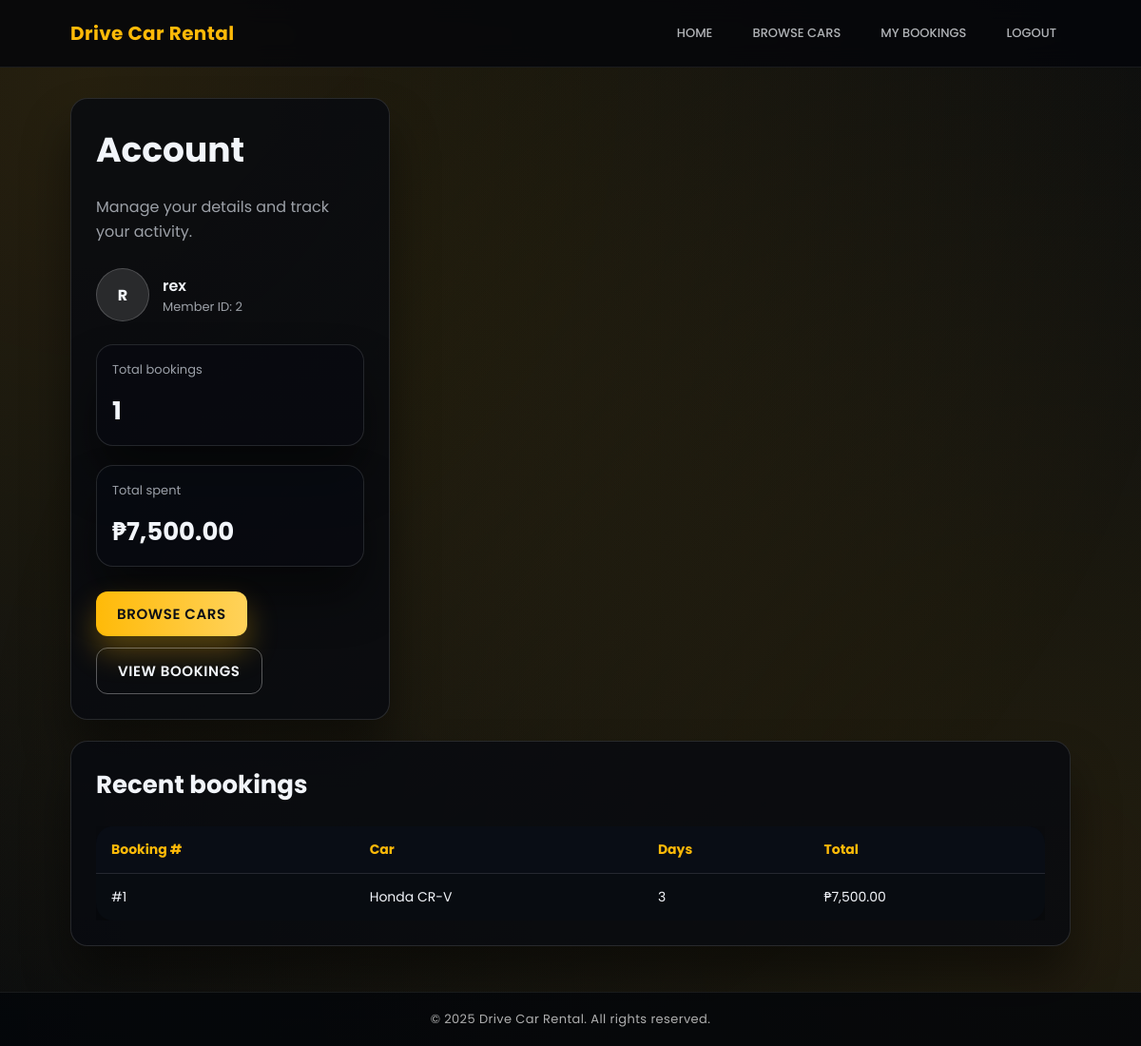
Page /profile (signed in) on the earlier database version.
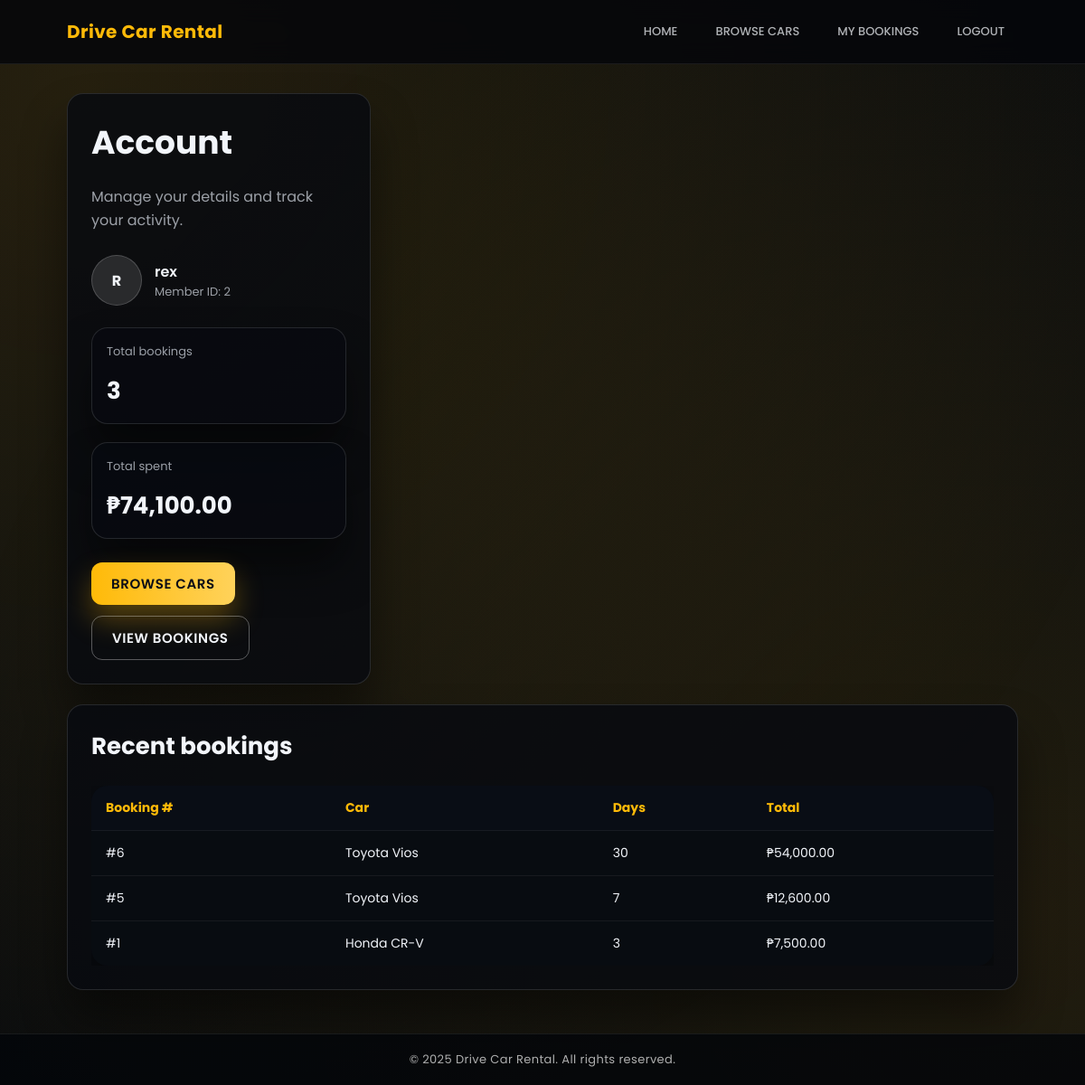
Same page on the later database version.
### tables this page shows
CREATE TABLE bookings(
            id INTEGER PRIMARY KEY AUTOINCREMENT,
            user_id INTEGER,
            car_id INTEGER,
            days INTEGER,
            total_price REAL,
            FOREIGN KEY (user_id) REFERENCES users(id),
            FOREIGN KEY (car_id) REFERENCES cars(id)
        );

CREATE TABLE cars(
            id INTEGER PRIMARY KEY AUTOINCREMENT,
            name TEXT NOT NULL,
            car_type TEXT NOT NULL,
            price_per_day REAL NOT NULL,
            image_url TEXT
        );

### app.py (the view)
@app.route("/profile")
@login_required
def user_profile():
    conn = get_db()
    cursor = conn.cursor()
    cursor.execute("SELECT id, username, is_admin FROM users WHERE id = ?", (session["user_id"],))
    user = cursor.fetchone()
    cursor.execute("SELECT COUNT(*) FROM bookings WHERE user_id = ?", (session["user_id"],))
    booking_count = cursor.fetchone()[0]
    cursor.execute("SELECT IFNULL(SUM(total_price), 0) FROM bookings WHERE user_id = ?", (session["user_id"],))
    total_spent = cursor.fetchone()[0] or 0
    cursor.execute(
        """
        SELECT b.id, c.name AS car_name, b.days, b.total_price
        FROM bookings b JOIN cars c ON b.car_id = c.id
        WHERE b.user_id = ? ORDER BY b.id DESC LIMIT 5
        """,
        (session["user_id"],),
    )
    recent = cursor.fetchall()
    conn.close()
    stats = {"booking_count": booking_count, "total_spent": total_spent}
    return render_template("user_profile.html", user=user, stats=stats, recent=recent)

### app.py (called while the page is built)
def get_db():
    conn = sqlite3.connect("car_rental.db", timeout=10, check_same_thread=False)
    conn.row_factory = sqlite3.Row
    return conn

def login_required(view):
    @wraps(view)
    def wrapped(*args, **kwargs):
        if "user_id" not in session:
            flash("Please log in to continue.", "info")
            return redirect(url_for("login"))
        return view(*args, **kwargs)
    return wrapped

@app.context_processor
def inject_user_state():
    return {
        "is_authenticated": "user_id" in session,
        "is_admin": session.get("is_admin", False),
        "current_username": session.get("username"),
        "current_year": datetime.utcnow().year,
    }

### templates/user_profile.html (shortened to what this page needs)
{% extends "base.html" %}
{% block content %}
<div style="display: grid; grid-template-columns: repeat(auto-fit, minmax(260px, 1fr)); gap: 22px;">
  <section class="card">
    <h1 style="margin: 0 0 6px;">Account</h1>
    <p style="margin: 0 0 12px;">Manage your details and track your activity.</p>
    <div style="display:flex; gap:14px; align-items:center;">
      <div style="width:56px;height:56px;border-radius:50%;background:rgba(255,255,255,.12);display:flex;align-items:center;justify-content:center;border:1px solid rgba(255,255,255,.18); font-weight:700;">
        {{ user['username'][0:1] | upper }}
      </div>
      <div>
        <div style="font-weight:600;">{{ user['username'] }}</div>
        <div style="font-size:13px; color: var(--text-muted);">Member ID: {{ user['id'] }}</div>
      </div>
    </div>
    <div class="grid" style="grid-template-columns: repeat(auto-fit, minmax(160px,1fr)); margin-top: 10px;">
      <article class="card" style="padding:16px;">
        <div style="font-size:13px; color: var(--text-muted);">Total bookings</div>
        <div style="font-size:26px; font-weight:700;">{{ stats.booking_count }}</div>
      </article>
      <article class="card" style="padding:16px;">
        <div style="font-size:13px; color: var(--text-muted);">Total spent</div>
        <div style="font-size:26px; font-weight:700;">₱{{ '{:,.2f}'.format(stats.total_spent) }}</div>
      </article>
    </div>
    <div class="form-actions" style="margin-top: 12px;">
      <a class="btn" href="{{ url_for('gallery') }}">Browse cars</a>
      <a class="btn secondary" href="{{ url_for('history') }}">View bookings</a>
    </div>
  </section>
  <section class="card" style="grid-column: 1/-1;">
    <h2 style="margin:0 0 10px;">Recent bookings</h2>
    {% if recent %}
      <div style="overflow-x:auto;">
        <table>
          <thead>
          <tr>
            <th scope="col">Booking #</th>
            <th scope="col">Car</th>
            <th scope="col">Days</th>
            <th scope="col">Total</th>
          </tr>
          </thead>
          <tbody>
          {% for row in recent %}
            <tr>
              <td>#{{ row['id'] }}</td>
              <td>{{ row['car_name'] }}</td>
              <td>{{ row['days'] }}</td>
              <td>₱{{ '{:,.2f}'.format(row['total_price']) }}</td>
            </tr>
          {% endfor %}
          </tbody>
        </table>
      </div>
    {% else %}
      <div class="empty-state">
        <h3>No recent activity</h3>
        <p>Start a reservation to see it here.</p>
      </div>
    {% endif %}
  </section>
</div>
{% endblock %}

Differences in the rows shown:
added bookings: id "6", car_name "Toyota Vios", days "30", total_price "54,000.00"
added bookings: id "5", car_name "Toyota Vios", days "7", total_price "12,600.00"
Other differences:
{{ stats.booking_count }}: "1" → "3"
{{ '{:,.2f}'.format(stats.total_spent) }}: "7,500.00" → "74,100.00"
